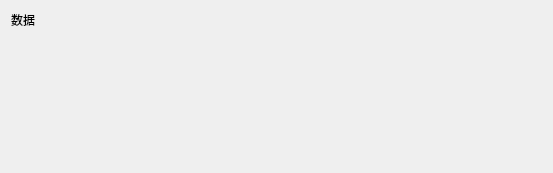
<?xml version="1.0" encoding="UTF-8"?>
<ui version="4.0">
 <class>DataSingle</class>
 <widget class="QWidget" name="DataSingle">
  <property name="geometry">
   <rect>
    <x>0</x>
    <y>0</y>
    <width>553</width>
    <height>173</height>
   </rect>
  </property>
  <property name="sizePolicy">
   <sizepolicy hsizetype="Preferred" vsizetype="Minimum">
    <horstretch>0</horstretch>
    <verstretch>0</verstretch>
   </sizepolicy>
  </property>
  <property name="maximumSize">
   <size>
    <width>16777215</width>
    <height>400</height>
   </size>
  </property>
  <property name="windowTitle">
   <string>Form</string>
  </property>
  <layout class="QHBoxLayout" name="horizontalLayout">
   <item>
    <layout class="QVBoxLayout" name="single_layout">
     <item>
      <widget class="QLabel" name="data_label">
       <property name="styleSheet">
        <string notr="true">font: 14pt &quot;黑体&quot;;</string>
       </property>
       <property name="text">
        <string>数据</string>
       </property>
       <property name="alignment">
        <set>Qt::AlignLeading|Qt::AlignLeft|Qt::AlignTop</set>
       </property>
      </widget>
     </item>
    </layout>
   </item>
  </layout>
 </widget>
 <resources/>
 <connections/>
</ui>
